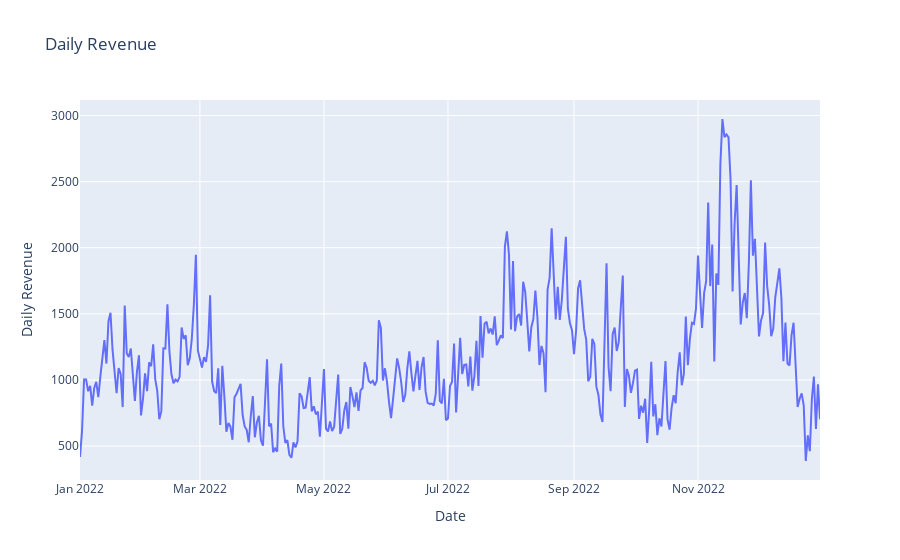

Notebook source saved alongside this figure:
### Code cell
# Visualize daily revenue by event_date column using plotly express line chart
fig = px.line(revenue_by_date, x='event_date', y='daily_revenue', title='Daily Revenue', labels={'event_date':'Date', 'daily_revenue':'Daily Revenue'})
fig.show()

### Figure 1 — Plotly figure (JSON) as saved in the notebook; plotly's stock layout.template omitted (floating-point values rounded to 4 significant figures; data arrays with more than 128 entries replaced by an {"elided": "..."} marker saying what was removed)
{"data": [{"hovertemplate": "Date=%{x}<br>Daily Revenue=%{y}<extra></extra>", "legendgroup": "", "line": {"color": "#636efa", "dash": "solid"}, "marker": {"symbol": "circle"}, "mode": "lines", "name": "", "orientation": "v", "showlegend": false, "type": "scatter", "x": {"elided": "365 str values"}, "xaxis": "x", "y": {"elided": "365 float values"}, "yaxis": "y"}], "layout": {"legend": {"tracegroupgap": 0}, "title": {"text": "Daily Revenue"}, "xaxis": {"anchor": "y", "domain": [0, 1], "title": {"text": "Date"}}, "yaxis": {"anchor": "x", "domain": [0, 1], "title": {"text": "Daily Revenue"}}}}
